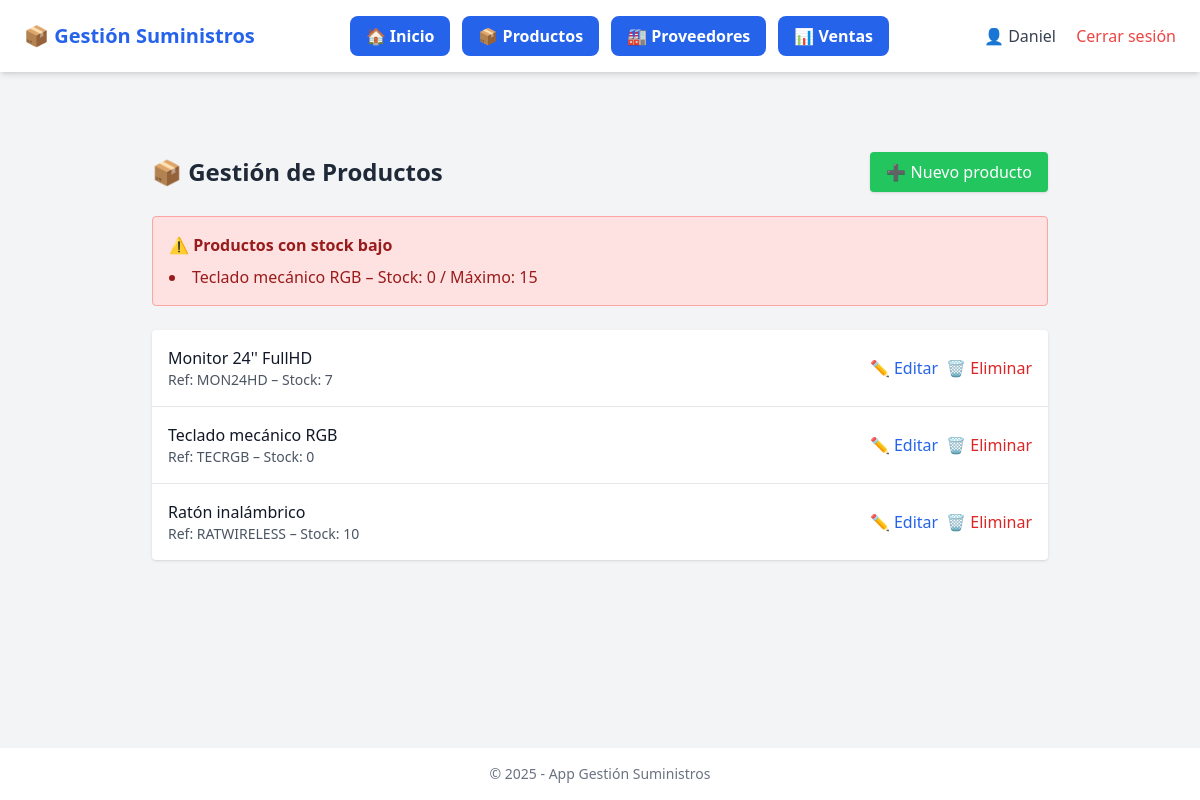
/productos (signed in), run on the app's committed database.
### app/models.py (models this page shows, shortened)
class Usuario(UserMixin, db.Model):
    id = db.Column(db.Integer, primary_key=True)
    nombre = db.Column(db.String(150), nullable=False)
    email = db.Column(db.String(150), unique=True, nullable=False)
    password = db.Column(db.String(256), nullable=False)
    rol = db.Column(db.String(50), nullable=False, default='cliente')

class Producto(db.Model):
    id = db.Column(db.Integer, primary_key=True)
    nombre = db.Column(db.String(150), nullable=False)
    descripcion = db.Column(db.Text)
    cantidad = db.Column(db.Integer, nullable=False)
    stock_maximo = db.Column(db.Integer, nullable=False, default=100)
    precio = db.Column(db.Float, nullable=False)
    ubicacion = db.Column(db.String(100))
    referencia = db.Column(db.String(100))
    color = db.Column(db.String(50))
    proveedores = db.relationship('Proveedor', secondary=producto_proveedor, backref='productos')

### app/routes.py (the view)
@main.route('/productos')
@login_required
def listar_productos():
    productos = Producto.query.all()
    productos_stock_bajo = [
        p for p in productos if p.cantidad <= (p.stock_maximo * 0.1)
    ]
    return render_template('productos/listar.html', productos=productos, productos_stock_bajo=productos_stock_bajo)

### app/routes.py (called while the page is built)
@login_manager.user_loader
def load_user(user_id):
    return Usuario.query.get(int(user_id))

### app/templates/productos/listar.html (shortened to what this page needs)
{% extends 'base.html' %}
{% block content %}
<div class="max-w-4xl mx-auto mt-10">
    <div class="flex justify-between items-center mb-6">
        <h1 class="text-2xl font-bold text-gray-800">📦 Gestión de Productos</h1>
        <a href="{{ url_for('main.crear_producto') }}"
           class="bg-green-500 hover:bg-green-600 text-white px-4 py-2 rounded shadow">
            ➕ Nuevo producto
        </a>
    </div>
    {% if productos_stock_bajo %}
    <div class="bg-red-100 text-red-800 p-4 rounded mb-6 border border-red-300">
        <h3 class="font-semibold mb-2">⚠️ Productos con stock bajo</h3>
        <ul class="list-disc list-inside">
            {% for p in productos_stock_bajo %}
                <li>{{ p.nombre }} – Stock: {{ p.cantidad }} / Máximo: {{ p.stock_maximo }}</li>
            {% endfor %}
        </ul>
    </div>
    {% endif %}
    <div class="bg-white shadow rounded overflow-hidden">
        <ul class="divide-y divide-gray-200">
            {% for p in productos %}
            <li class="p-4 flex justify-between items-center">
                <div>
                    <p class="font-medium text-gray-900">{{ p.nombre }}</p>
                    <p class="text-sm text-gray-600">Ref: {{ p.referencia }} – Stock: {{ p.cantidad }}</p>
                </div>
                <div class="flex space-x-2">
                    <a href="{{ url_for('main.editar_producto', id=p.id) }}"
                       class="text-blue-600 hover:text-blue-800">✏️ Editar</a>
                    <form method="POST" action="{{ url_for('main.eliminar_producto', id=p.id) }}"
                          onsubmit="return confirm('¿Eliminar este producto?');">
                        <button type="submit" class="text-red-600 hover:text-red-800">🗑️ Eliminar</button>
                    </form>
                </div>
            </li>
            {% endfor %}
        </ul>
    </div>
</div>
{% endblock %}

### app/templates/base.html (shortened to what this page needs)
<!DOCTYPE html>
<html lang="es">
<head>
    <script src="https://cdn.tailwindcss.com"></script>
</head>
<body class="bg-gray-100 text-gray-900 font-sans min-h-screen flex flex-col">
    <nav class="bg-white shadow-md px-6 py-4 flex justify-between items-center">
        <a class="text-xl font-bold cursor-pointer {{ 'text-green-600' if current_user.rol == 'cliente' else 'text-blue-600' }}"
            href="{{ url_for('main.home') }}">
            📦 Gestión Suministros
        </a>
        {% if current_user.is_authenticated %}
        <div class="flex gap-3 flex-wrap">
            {% if current_user.rol == 'admin' %}
            <a href="{{ url_for('main.home') }}"
                class="text-white bg-blue-600 py-2 px-4 rounded-lg font-semibold hover:bg-blue-700 transition">
                🏠 Inicio
            </a>
            <a href="{{ url_for('main.listar_productos') }}"
                class="text-white bg-blue-600 py-2 px-4 rounded-lg font-semibold hover:bg-blue-700 transition">
                📦 Productos
            </a>
            <a href="{{ url_for('main.listar_proveedores') }}"
                class="text-white bg-blue-600 py-2 px-4 rounded-lg font-semibold hover:bg-blue-700 transition">
                🏭 Proveedores
            </a>
            <a href="{{ url_for('main.estadisticas') }}"
                class="text-white bg-blue-600 py-2 px-4 rounded-lg font-semibold hover:bg-blue-700 transition">
                📊 Ventas
            </a>
            {% endif %}
        </div>
        {% endif %}
        <div class="space-x-4">
            {% if current_user.is_authenticated %}
            <span class="text-gray-700">👤 {{ current_user.nombre }}</span>
            <a href="{{ url_for('main.logout') }}" class="text-red-500 hover:underline">Cerrar sesión</a>
            {% else %}
            <a href="{{ url_for('main.login') }}" class="text-blue-600 hover:underline">Login</a>
            <a href="{{ url_for('main.register') }}" class="text-blue-600 hover:underline">Registro</a>
            {% endif %}
        </div>
    </nav>
    <main class="flex-1 container mx-auto px-4 py-6">
        {% block content %}{% endblock %}
    </main>
    <footer class="bg-white shadow-md text-center text-sm text-gray-500 py-4 mt-auto">
        &copy; {{ current_year or 2025 }} - App Gestión Suministros
    </footer>
</body>
</html>

### data on the page
Usuario: nombre "Daniel"
Producto: nombre "Teclado mecánico RGB", cantidad "0", stock_maximo "15", referencia "TECRGB"
Producto: nombre "Monitor 24'' FullHD", referencia "MON24HD", cantidad "7"
Producto: nombre "Ratón inalámbrico", referencia "RATWIRELESS", cantidad "10"

### other printed values
{{ current_year or 2025 }} "2025"
